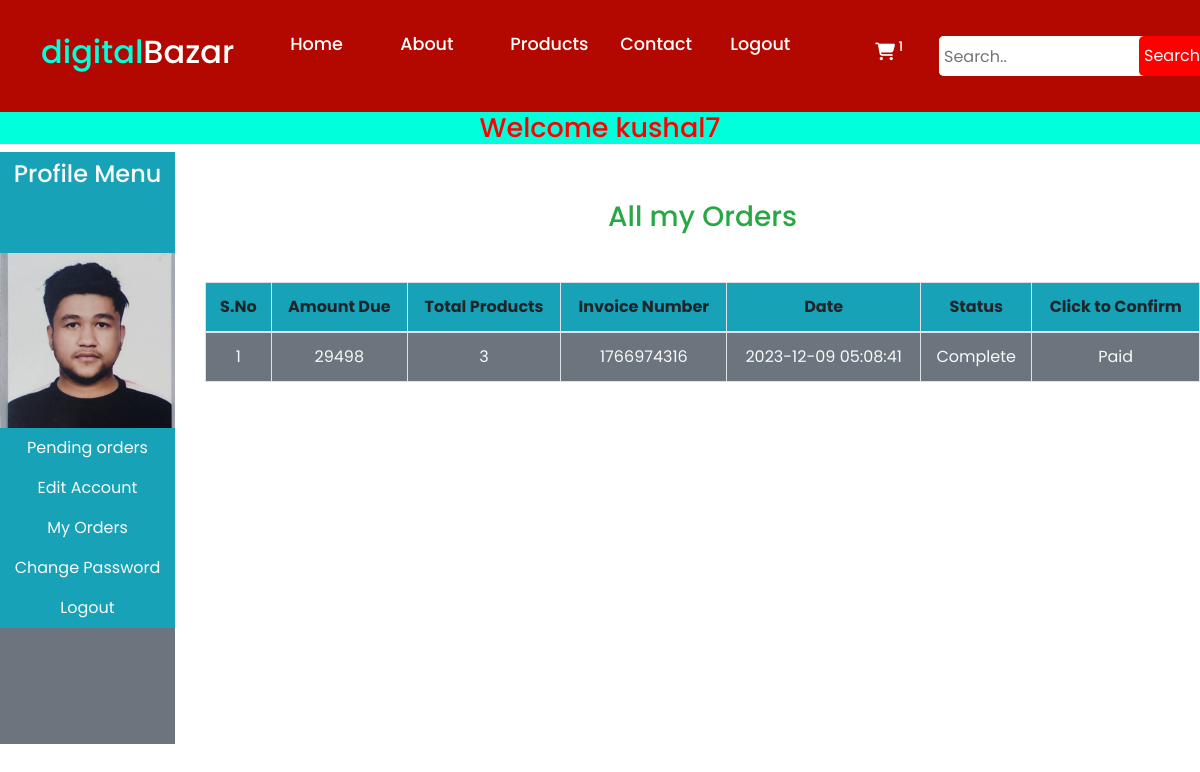
Page /user/user_dashboard.php?my_orders (signed in) on the committed database.
### tables this page shows
CREATE TABLE `user` (
  `user_id` int(11) NOT NULL,
  `username` varchar(100) NOT NULL,
  `user_email` varchar(100) NOT NULL,
  `user_password` varchar(255) NOT NULL,
  `user_mobile` varchar(10) NOT NULL,
  `user_image` varchar(1000) NOT NULL,
  `user_ip` varchar(255) NOT NULL
);

CREATE TABLE `user_orders` (
  `order_id` int(11) NOT NULL,
  `user_id` int(11) NOT NULL,
  `amount_due` int(255) NOT NULL,
  `invoice_number` int(255) NOT NULL,
  `total_products` int(255) NOT NULL,
  `order_date` timestamp NOT NULL DEFAULT current_timestamp() ON UPDATE current_timestamp(),
  `order_status` varchar(255) NOT NULL
);

### user/user_orders.php (the view, shortened to what this page needs)
<!DOCTYPE html>
<html lang="en">
<head>
</head>
<body>
    <?php
    $username = $_SESSION['username'];
    $get_user="select * from `user` where username='$username'";
    $result = mysqli_query($conn, $get_user);
    $row_fetch = mysqli_fetch_assoc($result);
    $user_id = $row_fetch['user_id'];
    ?>
<h3 class="text-success">All my Orders</h3>
<table class="table table-bordered mt-5">
    <thead class="bg-info">
    <tr>
        <th>S.No</th>
        <th>Amount Due</th>
        <th>Total Products</th>
        <th>Invoice Number</th>
        <th>Date</th>
        <th>Status</th>
        <th>Click to Confirm</th>
    </tr>
    </thead>
    <tbody class='bg-secondary text-light'>
        <?php
        $get_order_details="select * from `user_orders` where user_id = $user_id";
        $result_orders = mysqli_query($conn, $get_order_details);
        $number = 1;
        while($row_orders=mysqli_fetch_assoc($result_orders)) {
            $order_id = $row_orders["order_id"];
            $amount_due = $row_orders["amount_due"];
            $invoice_number = $row_orders["invoice_number"];
            $total_products = $row_orders["total_products"];
            $order_status = $row_orders["order_status"];
            if($order_status=='pending'){
                $order_status = 'Incomplete';
            }else{
                $order_status = 'Complete';
            }
            $order_date = $row_orders["order_date"];
        echo "
        <tr>
            <td>$number</td>
            <td>$amount_due</td>
            <td>$total_products</td>
            <td>$invoice_number</td>
            <td>$order_date</td>
            <td>$order_status</td>";
            ?>
            <?php
            if($order_status == 'Complete'){
                echo "<td>Paid</td>";
            }else{
                echo "<td><a href='confirm_payment.php?order_id=$order_id' class='text-light confirm'>Confirm</a></td>
        </tr>";
            }
        $number++;
    }
?>
    </tbody>
</table>
</body>
</html>

### user/user_dashboard.php (shortened to what this page needs)
<?php
include "../functions.php";
?>
<!DOCTYPE html>
<html lang="en">
<head>
    <link rel="stylesheet" href="https://cdnjs.cloudflare.com/ajax/libs/font-awesome/6.4.0/css/all.min.css">
    <link rel="stylesheet" href="style2.css">
    <link rel="stylesheet" href="https://cdn.jsdelivr.net/npm/bootstrap@4.3.1/dist/css/bootstrap.min.css"
>
</head>
<body>
    <header class="navbar">
        <div class="nav">
            <h2 class="logo"><span class="span">digital</span>Bazar</h2>
            <nav class="navbar">
                <a href="../home.php">Home</a>
                <a href="../about.php">About</a>
                <a href="../products.php">Products</a>
                <a href="../contact.php">Contact</a>
                <?php
                if (!isset($_SESSION['username'])) {
                    echo "<a href='user_login.php' class='loginBtn'>Login</a>";
                } else {
                    echo "<a href='user_logout.php' class='loginBtn' name='logout'>Logout</a>";
                }
                ?>
                <?php
                $select_product = mysqli_query($conn, "select * from `cart_details`") or die('query failed');
                $row_count = mysqli_num_rows($select_product);
                ?>
                <label class="cartIcon"><a href="../cart.php"><i class="fa-solid fa-cart-shopping"></i><sup>
                            <?php echo $row_count ?>
                        </sup></a></label>
            </nav>
            <form class="search" action="../search_product.php" method="get">
                <input type="search" placeholder="Search.." name="search_data">
                <input class="searc" type="submit" value="Search" name="search_data_product">
            </form>
        </div>
    </header>
    <section class="welcome">
        <?php
        if (isset($_SESSION['username'])) {
            echo "<h3>Welcome " . $_SESSION['username'] . "</h3>";
        }
        ?>
    </section>
    <div class="row">
        <div class="col-md-2">
            <ul class="navbar-nav bg-secondary text-center" style="height:592px">
            <li class="nav-item bg-info">
                    <a href="#" class="nav-link text-light">
                        <h4>Profile Menu</h4>
                    </a>
                </li>
            <?php
                $username = $_SESSION['username'];
                $userimage = "select * from `user` where username = '$username'";
                $result = mysqli_query($conn,$userimage);
                $row_count = mysqli_fetch_array($result);
                $userimage = $row_count['user_image'];
                echo "<li class='nav-item bg-info'>
                <img src='../img/user_img/$userimage' class='profile_img my-4' alt=''>
            </li>";
            ?>
                <li class="nav-item bg-info">
                    <a href="user_dashboard.php" class="nav-link text-light">
                        Pending orders
                    </a>
                </li>
                <li class="nav-item bg-info">
                    <a href="user_dashboard.php?edit_account" class="nav-link text-light">
                        Edit Account
                    </a>
                </li>
                <li class="nav-item bg-info">
                    <a href="user_dashboard.php?my_orders" class="nav-link text-light">
                        My Orders
                    </a>
                </li>
                <li class="nav-item bg-info">
                    <a href="user_dashboard.php?change_password" class="nav-link text-light">
                        Change Password
                    </a>
                </li>
                <li class="nav-item bg-info">
                    <a href="user_logout.php" class="nav-link text-light">
                        Logout
                    </a>
                </li>
            </ul>
        </div>
        <div class="col-md-10 my-5 text-center">
            <?php
        if(isset($_GET['my_orders'])){
            include('user_orders.php');
        }
        ?>
        </div>
    </div>
</body>
</html>

### user/style2.css (style rules this page uses)
* { margin: 0; padding: 0; box-sizing: border-box; font-family: 'Poppins', sans-serif; }
body { width: 100%; }
h2 { font-size: 46px; line-height: 54px; }
h4 { font-size: 20px; }
header { background-color: rgb(178, 8, 0); display: flex; align-items: center; }
header .nav { width: 100%; display: flex; justify-content: space-between; align-items: center; flex-wrap: wrap; padding: 15px 5px; }
.logo { padding-left: 20px; font-size: 2em; color: white; }
.logo span { color: rgb(0, 255, 219); }
.navbar a { position: relative; color: white; font-size: 1.1em; text-decoration: none; font-weight: 500; margin-left: 20px; height: 50px; width: 90px; }
.navbar .cartIcon { margin-left: 35px; color: white; cursor: pointer; }
.search { height: 40px; width: 240px; background-color: white; display: flex; border-radius: 5px; }
.search input { height: 100%; width: 200px; border: none; outline: none; padding: 0 5px; color: black; font-size: 16px; border-radius: 5px 0 0 5px; }
.search .searc { color: white; background-color: red; cursor: pointer; }
.profile_img { width: 100%; height: 100%; object-fit: contain; }

### user/user_dashboard.php (style rules this page uses)
.welcome h3 { text-align: center; color: red; background-color: rgb(0, 255, 219); font-size: 27px; }

### rows in the picture
user: user_image (picture)
user_orders: amount_due "29498", total_products "3", invoice_number "1766974316", order_date "2023-12-09 05:08:41", order_status "Complete", shows "Paid"

### other values in the picture
$row_count "1"
$_SESSION['username'] "kushal7"
